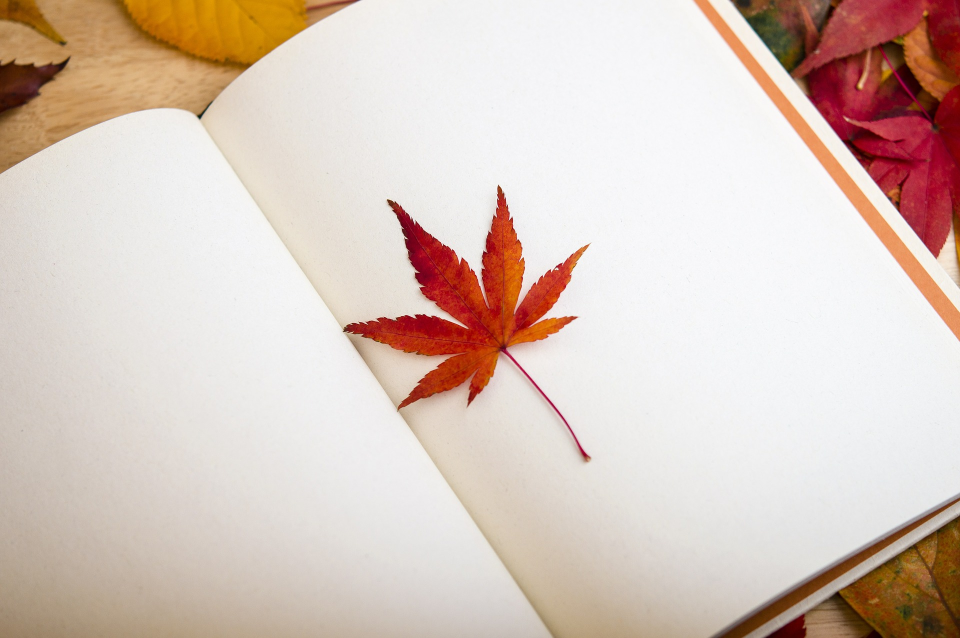
#> input picture 01-03/image/book.jpg, 1920 x 1276 px (shown at 1/2 size)
$ python 2_scharr.py   (older library calls are emulated)
#> lines starting #> are read from the running program, lines starting #| are printed output that depends on the picture
import cv2
import numpy as np

src = cv2.imread('image/book.jpg', cv2.IMREAD_GRAYSCALE)
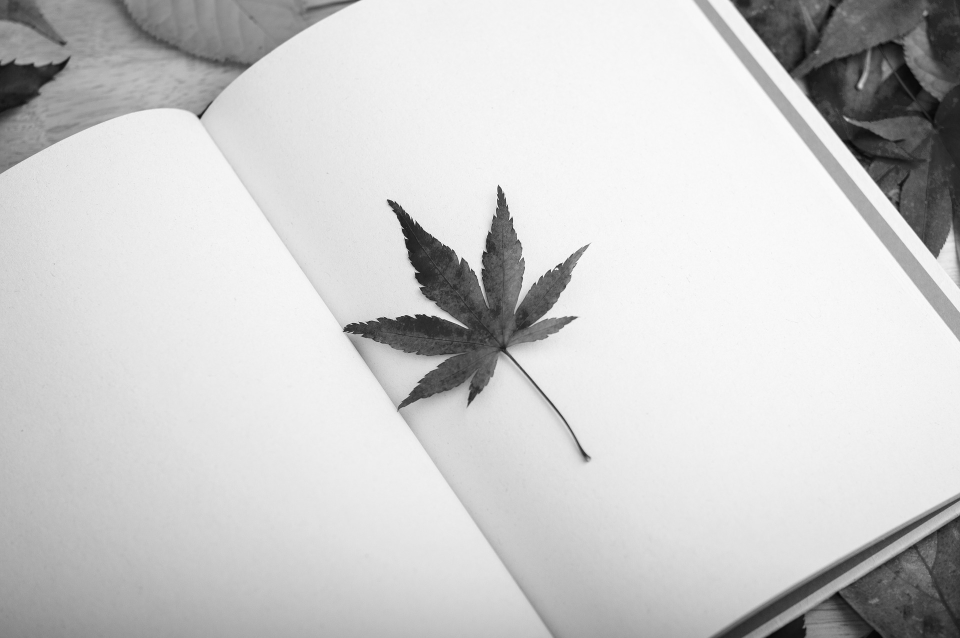
#> src: shape (1276, 1920) (shown at 1/2 size); min 5, max 255, mean 203.9
src = cv2.GaussianBlur(src, (5, 5), 0, 0, borderType=cv2.BORDER_ISOLATED)

dx = cv2.Scharr(src, cv2.CV_32F, 1, 0, delta=0)
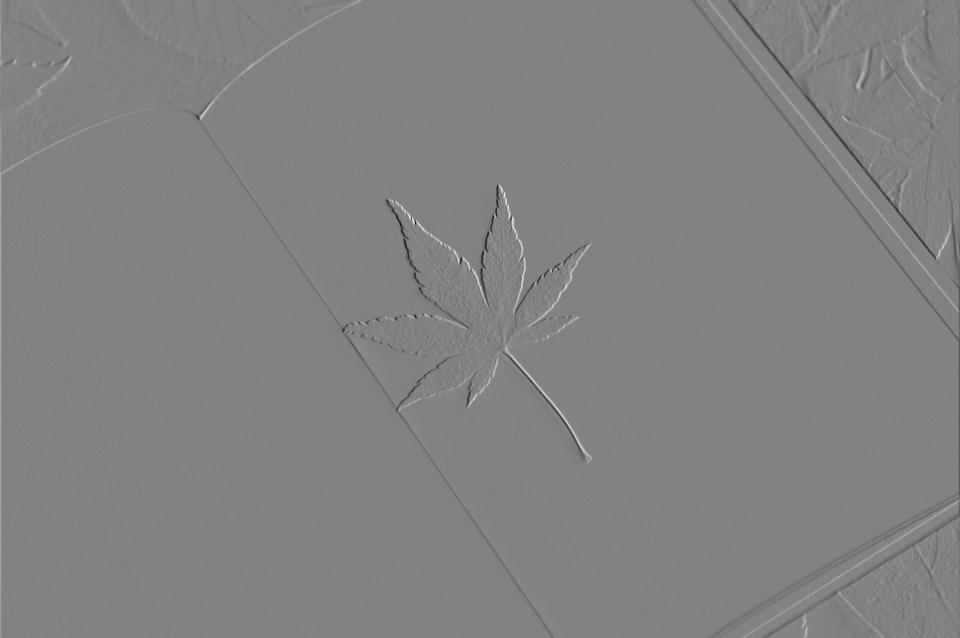
#> dx: shape (1276, 1920) float32 (shown at 1/2 size); min -1875, max 1800, mean -0.6; drawn with min black and max white
dy = cv2.Scharr(src, cv2.CV_32F, 0, 1, delta=0)
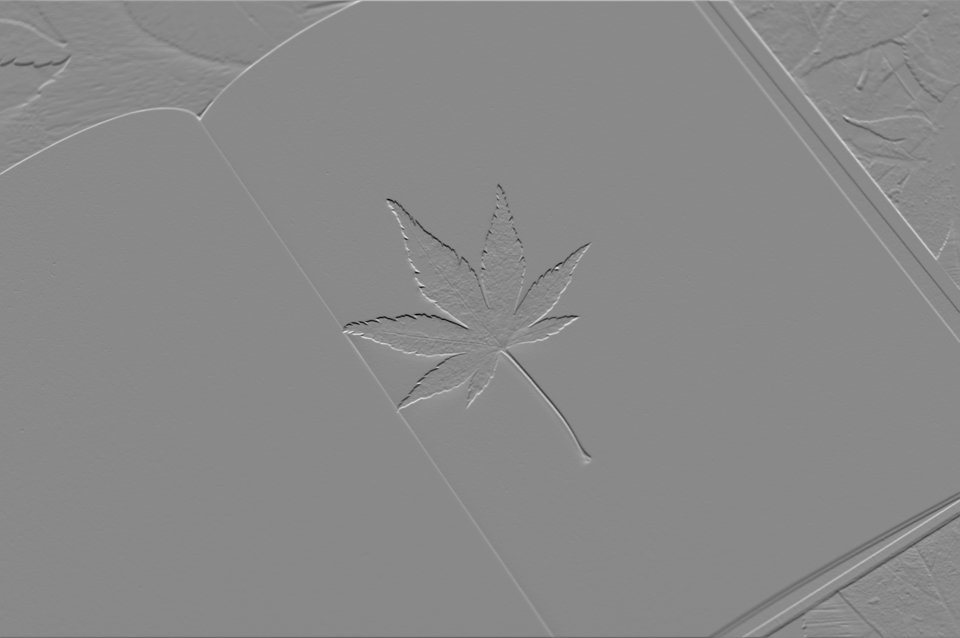
#> dy: shape (1276, 1920) float32 (shown at 1/2 size); min -1842, max 1572, mean -0.4; drawn with min black and max white

mag = cv2.magnitude(dx, dy)
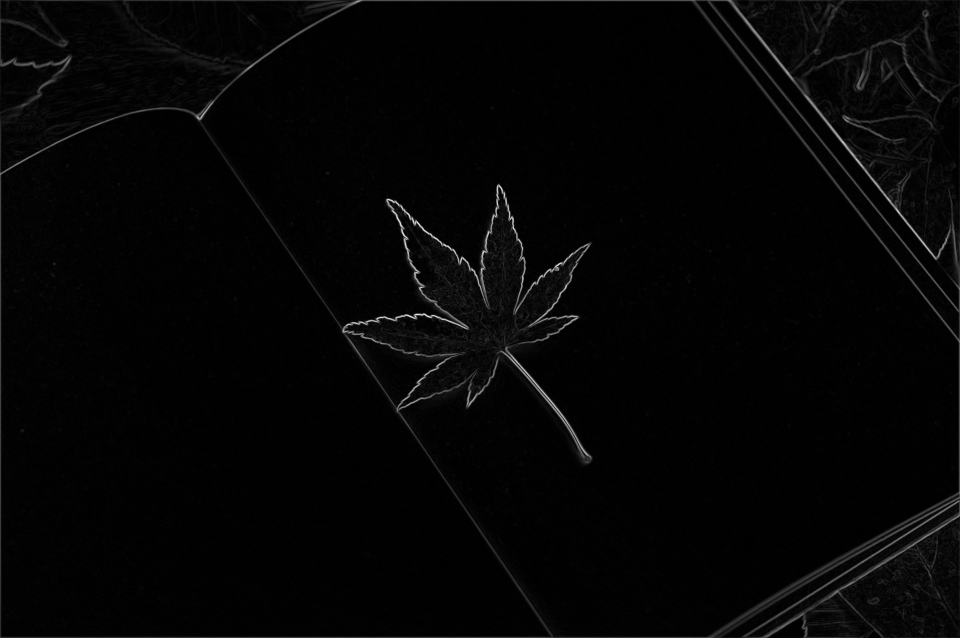
#> mag: shape (1276, 1920) float32 (shown at 1/2 size); min 0, max 1959.4, mean 39.9; drawn with min black and max white
mag = np.clip(mag, 0, 255).astype(np.uint8)
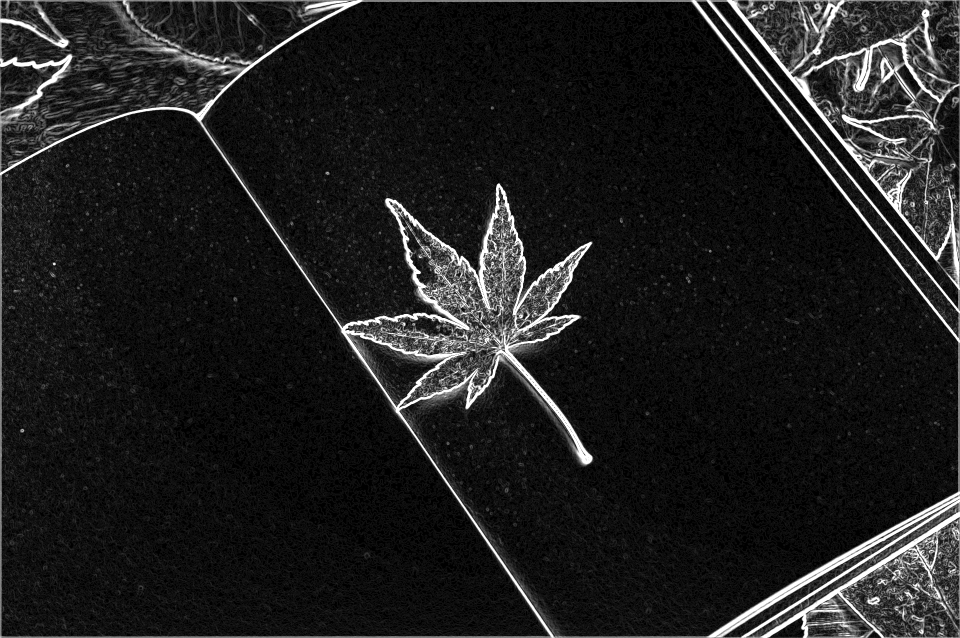
#> mag: shape (1276, 1920) (shown at 1/2 size); min 0, max 255, mean 30.4

cv2.namedWindow('src', flags=cv2.WINDOW_FREERATIO)
cv2.resizeWindow('src', 1024, 600)
cv2.imshow('src', mag)
cv2.waitKey(0)
cv2.destroyAllWindows()
